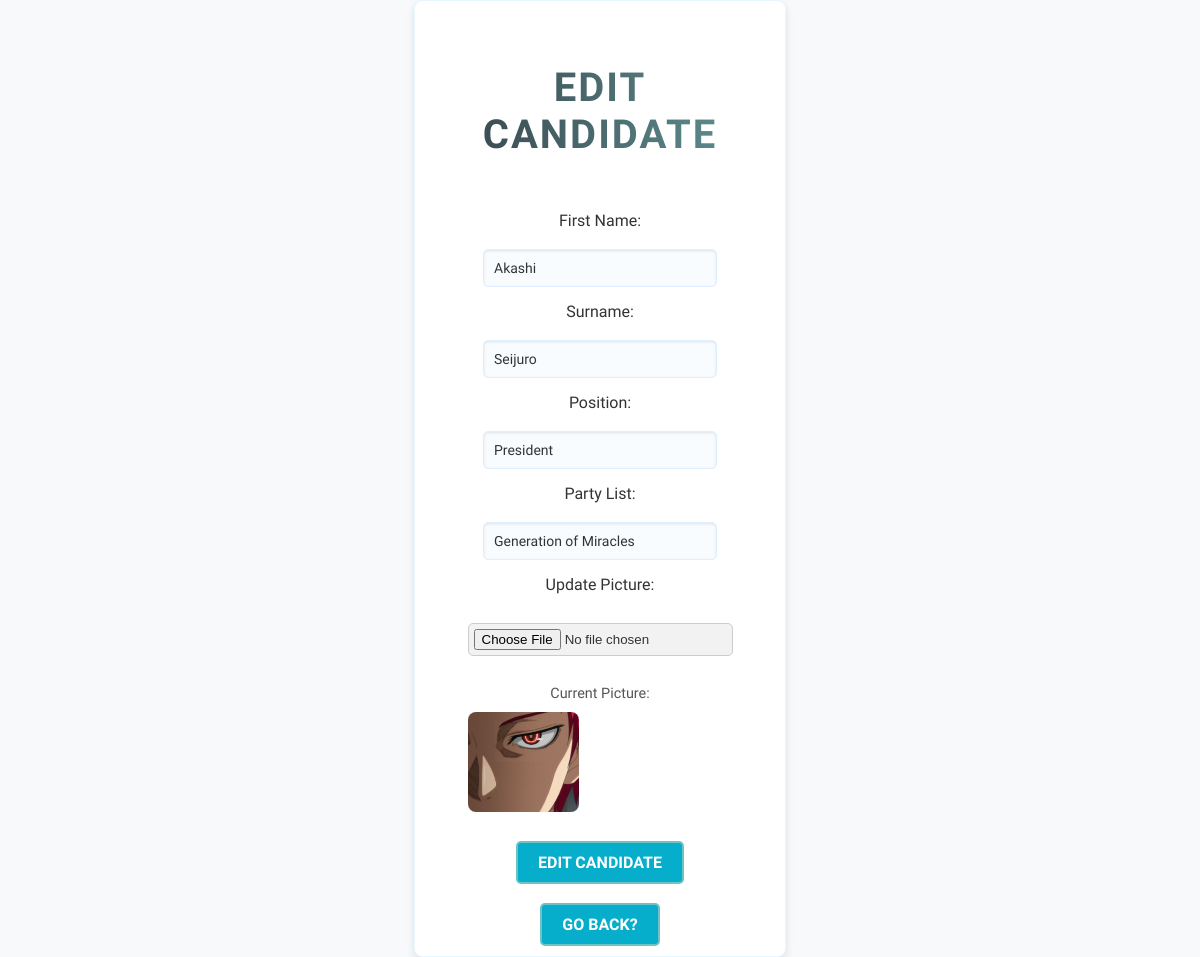
The page /backend/edit_candidate.php?candidate_id=12 on the database its author committed.
### tables this page shows
CREATE TABLE `candidates` (
  `candidate_id` int(11) NOT NULL,
  `first_name` varchar(50) DEFAULT NULL,
  `surname` varchar(50) DEFAULT NULL,
  `position` varchar(50) DEFAULT NULL,
  `party_list` varchar(50) DEFAULT NULL,
  `picture` varchar(255) DEFAULT NULL,
  `timestamp` datetime DEFAULT NULL,
  `platform` text DEFAULT NULL
);

### backend/edit_candidate.php (the view, shortened to what this page needs)
<?php
include '../db_connection.php';
$conn = new mysqli($servername, $username, $password, $dbname);
if (isset($_GET['candidate_id'])) {
    $candidate_id = $_GET['candidate_id'];
    $stmt = $conn->prepare("SELECT * FROM candidates WHERE candidate_id = ?");
    $stmt->bind_param("i", $candidate_id);
    $stmt->execute();
    $result = $stmt->get_result();
    $candidate = $result->fetch_assoc();
} else {
    die("Invalid candidate ID.");
}
?>
<!DOCTYPE html>
<html lang="en">
<head>
    <link rel="stylesheet" href="../css/backend.css">
</head>
<body>
    <div class="ECcontainer">
        <h2>Edit Candidate</h2>
        <form method="POST" action="" enctype="multipart/form-data">
            <label for="first_name">First Name:</label><br><br>
            <input type="text" name="first_name" value="<?php echo htmlspecialchars($candidate['first_name']); ?>" required><br>
            <label for="surname">Surname:</label><br><br>
            <input type="text" name="surname" value="<?php echo htmlspecialchars($candidate['surname']); ?>" required><br>
            <label for="position">Position:</label><br><br>
            <input type="text" name="position" value="<?php echo htmlspecialchars($candidate['position']); ?>" required><br>
            <label for="party_list">Party List:</label><br><br>
            <input type="text" name="party_list" value="<?php echo htmlspecialchars($candidate['party_list']); ?>" required><br>
            <label for="picture">Update Picture:</label><br><br>
            <input type="file" name="picture" accept="image/*"><br><br>
            <small>Current Picture: <br>
                <img src="../uploads/<?php echo htmlspecialchars($candidate['picture']); ?>" alt="Candidate Picture" style="max-height: 100px;"></small><br>
                <button class="AUSER" type="submit">EDIT CANDIDATE</button><br><br>
            <button class="AUSER" type="button" onclick="window.location.href='../admin/admin-dashboard.php'">Go Back?</button>
        </form>
    </div>
</body>
</html>

### css/backend.css (style rules this page uses)
.AUSER { position: relative; transition: 0.3s; z-index: 1; font-family: "Unbounded", Arial, sans-serif; background-color: #06aecb; color: white; padding: 10px 20px; border: 2px solid #6ec4c4; border-radius: 5px; cursor: pointer; font-size: 16px; font-weight: normal; outline: none; text-transform: uppercase; overflow: hidden; display: inline-block; position: relative; font-weight: bold; }
.AUSER::before { content: ""; width: 0; height: 300%; position: absolute; top: 50%; left: 50%; transform: translate(-50%, -50%) rotate(45deg); background: white; transition: 0.5s ease; display: block; z-index: -1; }
body { font-family: "Unbounded", Arial, sans-serif; margin: 0; padding: 0; background: #f8f9fa; color: #333; display: flex; justify-content: center; align-items: center; min-height: 100vh; animation: fadeIn 1.5s ease-in-out; }
.ECcontainer { background: #ffffff; border: 1px solid #e6f7ff; border-radius: 8px; box-shadow: 0 4px 8px rgba(0, 0, 0, 0.1); padding: 10px 10px; width: 350px; text-align: center; display: flex; flex-direction: column; align-items: center; animation: slideIn 1s ease-out; }
h2 { font-family: "Unbounded", sans-serif; background: linear-gradient(90deg, #334047, #639696); background-clip: text; -webkit-text-fill-color: transparent; padding: 20px; text-align: center; text-transform: uppercase; letter-spacing: 2px; font-size: 40px; animation: textGlow 2s infinite alternate; }
input[type="text"], select { width: 80%; padding: 10px; margin-bottom: 15px; border: 1px solid #dfefff; border-radius: 5px; background: #f9fcff; color: #333; box-shadow: inset 0 1px 3px rgba(0, 0, 0, 0.1); font-size: 14px; font-family: "Unbounded", Arial, sans-serif; animation: fadeInUp 1s ease-out; }
img { max-height: 100px; max-width: 100%; object-fit: cover; border-radius: 8px; transition: transform 0.3s ease, box-shadow 0.3s ease; }
input[type="file"] { margin-top: 10px; padding: 5px; background-color: #f2f2f2; border: 1px solid #ccc; border-radius: 5px; cursor: pointer; transition: all 0.3s ease; }
small { display: block; margin-top: 10px; font-size: 0.9rem; color: #555; }
small img { display: block; margin-top: 10px; margin-bottom: 10px; width: auto; }

### rows shown on the page
candidates: first_name "Akashi", surname "Seijuro", position "President", party_list "Generation of Miracles", picture (picture)
